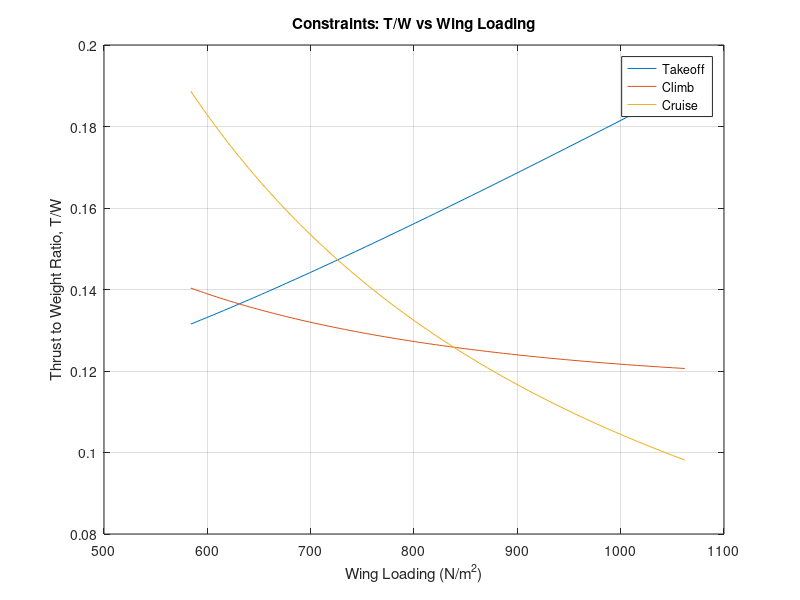

Write the MATLAB code that produced this figure.
%Created by Kriston Rickman
%Date created 07/06/26
%V1.10
%Energy based constraint analysis
%Note:

%/*Goals*\

%/*simple concept of the takeoff constraint. formulas have been double
% checked and have changed base on the developing knowledge on the
% matter.*\

clearvars


% What the user wants to do

%user_path = user_state()
user_path = 1; % Delete when furhter advancing user inputs

switch user_path

    case 0
        state = "Find T/W and Wing laoding from past value" % You plug in the value you were looking for then after looking at the grtaph and ifnding the numbers, you enter this state and type in the number and it rounds to the nearest values that it was computing of its related data.

    case 1
        state = "explore_aircraft";

    case 2
        state = "find_hp";

    case 3
        state = "find_wing_area";

    case 4
        state = "find_weight";


    case 5
        state = "find_span";


    otherwise
        disp("Invalid choice");
end

  

%Initial assumptions of aircraft design

Gravity = 9.81;

rho_SL = 1.225;
rho_cruise = 0.905;

Cruise_velocity = 74.594;

C_Dmin = 0.027; % Assumption from Cirrus sr 20
C_Lmin = 0.3; % Assumption from Cirrus sr 20

Sweep_angle = 3; % Made from assumption

HP_to_watts = 745.7;

%The Design of the aircraft inputs
%NOTE Measuremnt in HP will be convert to Watts

Engine_power_HP = 230; % Assumption of Eninge need data
Span = 9; % assume based on aircraft type
Wing_area = 8:0.1:16; % assume based on aircraft type

Mass_without_wing_skin = 780; % assume based on aircraft type
Wing_mass_per_volume = 2700; % assumption of mass of GA aluminum
Wing_skin_thickness = 0.002; % assumption of mass of GA aluminum

% Engine Characteristics calculations

Engine_power_watts = Engine_power_HP .* HP_to_watts;

%Mass of the aircraft and related Geometry calculations

Fuel_spent_ground_to_TO = 0.11;
Fuel_mass_per_gallon = 2.8; % ARD
mass_loss_on_TO = Fuel_spent_ground_to_TO .* Fuel_mass_per_gallon;

Wing_skin_area_total = 2 .* Wing_area;
Wing_skin_volume = Wing_skin_area_total .* Wing_skin_thickness;
Wing_skin_mass = Wing_skin_volume .* Wing_mass_per_volume;

Mass_aircraft = Mass_without_wing_skin + Wing_skin_mass; % assume based on aircraft type
Mass_TO = Mass_aircraft - mass_loss_on_TO;

Weight_TO = Mass_TO * Gravity;
Wing_loading = Weight_TO ./ Wing_area;
AR_wing = Span.^2 ./ Wing_area;





%Aerodynamic calculations

    %Oswald efficiency calculations - Sweep angle calculation decision
if Sweep_angle == 0
    e = 1.78 .* (1 - 0.045 .* AR_wing.^0.68) - 0.64;
elseif Sweep_angle >= 30
    e = 4.61 .* (1 - 0.045 .* AR_wing.^0.68) .* (cosd(Sweep_angle)).^0.15 - 3.1;
elseif (Sweep_angle > 0) && (Sweep_angle < 30)
    e0 = 1.78 .* (1 - 0.045 .* AR_wing.^0.68) - 0.64;
    e30 = 4.61 .* (1 - 0.045 .* AR_wing.^0.68) .* (cosd(30)).^0.15 - 3.1;
    e = e0 + (Sweep_angle ./ 30) .* (e30 - e0);
else
    error("Sweep angle is out of range")
end
    
    %Full Drag Polar Buildup
K_1 = 1./(pi.*AR_wing.*e);

C_D0 = C_Dmin + K_1.*C_Lmin.^2;

K_2 = -2.*K_1.*C_Lmin;

%Takeoff constraint assumptions, variables and formulas
    %variables

    %Desired inputs
S_G = 502.92; % Ground roll takeoff distance
K_TO = 1.2;
C_Lmax_TO = 1.7; % Assumption including flaps, elevator, and wing
Rolling_friction_coefficient = 0.03;
Propeller_efficiency_TO = 0.75; % assume based on propeller

    %Velocity formulas
Velocity_stall = sqrt((2 .* Weight_TO) ./ (rho_SL .* Wing_area .* C_Lmax_TO));

Velocity_TO = K_TO * Velocity_stall;

Velocity_avg_TO = Velocity_TO ./ sqrt(2);

    %constraints sub-formulas
q_avg_TO = 0.5 .* rho_SL .* Velocity_avg_TO.^2;

C_L_required_TO = 2 .* Weight_TO ./(rho_SL .* Velocity_TO.^2 .* Wing_area);

%/*C_L_ground_TO For a more accurate constraint create a lift
%coefficient that is specific for ground because the ground 
%and takeoff coefficents are not the same*\

C_DTO = C_D0 + (K_1.*C_L_required_TO.^2) + K_2.*C_L_required_TO;

Lift_TO = 0.5 .* rho_SL .* Velocity_TO.^2 .* Wing_area .* C_L_required_TO;

Lift_avg_TO = 0.5 .* rho_SL .* Velocity_avg_TO.^2 .* Wing_area .* C_L_required_TO;

%/*The lift average take off will change based on the average dynamic
% pressure, lift coefficenets for the ground Take off and etc*\

Drag_TO = 0.5 .* C_DTO .* rho_SL .* Wing_area .* Velocity_TO.^2;

Drag_avg_TO = 0.5 .* rho_SL .* Velocity_avg_TO.^2 .* Wing_area .* C_DTO;

%/*Will also chagned when created ground drag coeffiecients for TO*\

Thrust_TO = (Propeller_efficiency_TO .* Engine_power_watts) ./ Velocity_TO;

Acceleration_TO = Velocity_TO.^2 ./ (2 .* S_G);

Thrust_to_Weight_TO = (Acceleration_TO ./ Gravity) + ... 
    (q_avg_TO .* C_DTO) ./ Wing_loading + Rolling_friction_coefficient ...
    .* (1 - (q_avg_TO .* C_L_required_TO) ./ Wing_loading); % Takeoff Constraint
%Creating scatter plot for takeoff constraint
figure;
plot(Wing_loading, Thrust_to_Weight_TO, '-');

hold on; %Stops from other plots from overriding the first

%Climb constraint

%/*This assumes no turns and constant climbing velocity, thus
% keeping the load factor (n) roughly around 1. Additionaly, the
% claculation assumes that there are no resistance such as landing
% gears or flaps that can have an inlfluence to drag are all not
% accounted for.*\

%Variables
n = 1;
alpha = 1; % assuming Simple sea-level climb

    %Aircraft desired Inputs
rate_of_climb = 3.5; %(meters per sec)
velocity_climb = 48;
rho_climb = 1.225;

%sub-formulas for the climb constraint

q_climb = 0.5 .* rho_climb .* velocity_climb.^2;

Beta = Mass_TO ./ Mass_aircraft; % Weight fraction

%A more specific version of Beta could have bee the mass while 
% climbing ./ Mass_TO

Thrust_to_Weight_climb = Beta/alpha .* (((K_1 .* n.^2 .* Beta) ./ ...
    q_climb) .* (Weight_TO ./ Wing_area) + K_2 .* n + C_D0 ./ ...
    ((Beta ./ q_climb) .* Wing_loading) + rate_of_climb ./ velocity_climb);


plot(Wing_loading, Thrust_to_Weight_climb, '-');


% Cruise constraint


%variable
knot_to_ms = 0.51444444;

%aircraft user inputs
rho_cruise = 1.2133; % Represents 100 meters of altitude
velocity_cruise = 155 .* knot_to_ms;
%/*Will change in the future for user input when wanting to know
% the T/W for the desired cruise knots they want. Additionaly, will
% add the calculation of the cruise velocity when user does not have
% a desire velcoity and will be based on the parameter they place for
% the aircraft.*\

% sub-formulas for constraint

q_cruise = 0.5 .* rho_cruise .* velocity_cruise.^2;

C_Lcruise = Wing_loading ./ q_cruise;

C_D_cruise = C_D0 + (K_1 .* C_Lcruise.^2) + K_2 .* C_Lcruise;

% Calculate the thrust-to-weight ratio for cruise
Thrust_to_Weight_cruise = (q_cruise * C_D_cruise) ./ Wing_loading;

plot(Wing_loading, Thrust_to_Weight_cruise, '-');



%/*Acceleration_horizontal_TO = (Thrust_TO - Drag_TO - ...
% Rolling_friction_coefficient .* (Weight_TO - Lift_TO)) ...
%./ Mass_TO; % Horizontal acceleration*\


xlabel('Wing Loading (N/m^2)');
ylabel('Thrust to Weight Ratio, T/W');
title('Constraints: T/W vs Wing Loading');
grid on;
legend('Takeoff', 'Climb', 'Cruise')

%/*stops the plots from being in the hold 
%mode thus future plots can ovveride*\

hold off; 


%/*What the user specifically wants from the program. Do they want
%specifically explore wing area based on fixed data they already know
% or does the user wants to explore multiple aircrafts and which would
% fit their goals.*\

function user_path = user_state()
disp("1 - Explore multiple aircraft designs")
disp("2 - Find required engine power")
disp("3 - Find wing area")
disp("4 - Find aircraft weight")
disp("5 - Find wingspan")

user_path = input("Choose an option: ");
end
